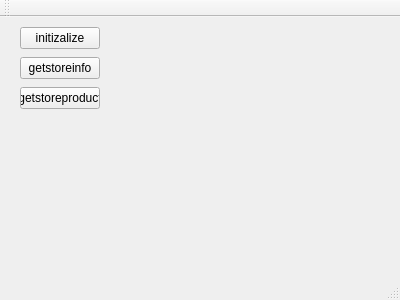
<?xml version="1.0" encoding="UTF-8"?>
<ui version="4.0">
 <class>MainWindow</class>
 <widget class="QMainWindow" name="MainWindow">
  <property name="geometry">
   <rect>
    <x>0</x>
    <y>0</y>
    <width>400</width>
    <height>300</height>
   </rect>
  </property>
  <property name="windowTitle">
   <string>MainWindow</string>
  </property>
  <widget class="QWidget" name="centralWidget">
   <widget class="QPushButton" name="btnInitizalize">
    <property name="geometry">
     <rect>
      <x>20</x>
      <y>10</y>
      <width>80</width>
      <height>22</height>
     </rect>
    </property>
    <property name="text">
     <string>initizalize</string>
    </property>
   </widget>
   <widget class="QPushButton" name="btnGetStoreInfo">
    <property name="geometry">
     <rect>
      <x>20</x>
      <y>40</y>
      <width>80</width>
      <height>22</height>
     </rect>
    </property>
    <property name="text">
     <string>getstoreinfo</string>
    </property>
   </widget>
   <widget class="QPushButton" name="btnGetStoreProduct">
    <property name="geometry">
     <rect>
      <x>20</x>
      <y>70</y>
      <width>80</width>
      <height>22</height>
     </rect>
    </property>
    <property name="text">
     <string>getstoreproduct</string>
    </property>
   </widget>
  </widget>
  <widget class="QMenuBar" name="menuBar">
   <property name="geometry">
    <rect>
     <x>0</x>
     <y>0</y>
     <width>400</width>
     <height>19</height>
    </rect>
   </property>
  </widget>
  <widget class="QToolBar" name="mainToolBar">
   <attribute name="toolBarArea">
    <enum>TopToolBarArea</enum>
   </attribute>
   <attribute name="toolBarBreak">
    <bool>false</bool>
   </attribute>
  </widget>
  <widget class="QStatusBar" name="statusBar"/>
 </widget>
 <layoutdefault spacing="6" margin="11"/>
 <resources/>
 <connections/>
</ui>
